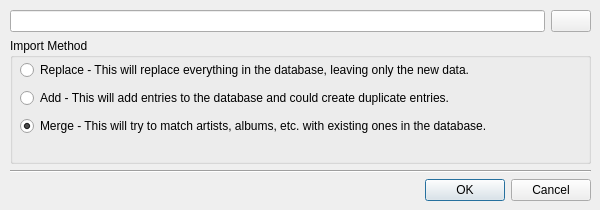
<ui version="4.0" >
 <class>UtopiaDBImportOptions</class>
 <widget class="QWidget" name="UtopiaDBImportOptions" >
  <property name="geometry" >
   <rect>
    <x>0</x>
    <y>0</y>
    <width>600</width>
    <height>210</height>
   </rect>
  </property>
  <property name="windowTitle" >
   <string>UtopiaDB XML Import Options</string>
  </property>
  <widget class="QWidget" name="" >
   <property name="geometry" >
    <rect>
     <x>10</x>
     <y>10</y>
     <width>581</width>
     <height>191</height>
    </rect>
   </property>
   <layout class="QVBoxLayout" >
    <property name="margin" >
     <number>0</number>
    </property>
    <property name="spacing" >
     <number>6</number>
    </property>
    <item>
     <layout class="QHBoxLayout" >
      <property name="margin" >
       <number>0</number>
      </property>
      <property name="spacing" >
       <number>6</number>
      </property>
      <item>
       <widget class="QLineEdit" name="FilePathEdit" />
      </item>
      <item>
       <widget class="QPushButton" name="FileBrowseButton" />
      </item>
     </layout>
    </item>
    <item>
     <widget class="QGroupBox" name="ImportMethodBox" >
      <property name="title" >
       <string>Import Method</string>
      </property>
      <widget class="QWidget" name="" >
       <property name="geometry" >
        <rect>
         <x>10</x>
         <y>20</y>
         <width>554</width>
         <height>83</height>
        </rect>
       </property>
       <layout class="QVBoxLayout" >
        <property name="margin" >
         <number>0</number>
        </property>
        <property name="spacing" >
         <number>6</number>
        </property>
        <item>
         <widget class="QRadioButton" name="ReplaceRadio" >
          <property name="text" >
           <string>Replace - This will replace everything in the database, leaving only the new data.</string>
          </property>
         </widget>
        </item>
        <item>
         <widget class="QRadioButton" name="AddRadio" >
          <property name="text" >
           <string>Add - This will add entries to the database and could create duplicate entries.</string>
          </property>
         </widget>
        </item>
        <item>
         <widget class="QRadioButton" name="MergeRadio" >
          <property name="text" >
           <string>Merge - This will try to match artists, albums, etc. with existing ones in the database.</string>
          </property>
          <property name="checked" >
           <bool>true</bool>
          </property>
         </widget>
        </item>
       </layout>
      </widget>
     </widget>
    </item>
    <item>
     <widget class="Line" name="line" >
      <property name="orientation" >
       <enum>Qt::Horizontal</enum>
      </property>
     </widget>
    </item>
    <item>
     <widget class="QDialogButtonBox" name="ButtonBox" >
      <property name="orientation" >
       <enum>Qt::Horizontal</enum>
      </property>
      <property name="standardButtons" >
       <set>QDialogButtonBox::Cancel|QDialogButtonBox::NoButton|QDialogButtonBox::Ok</set>
      </property>
     </widget>
    </item>
   </layout>
  </widget>
 </widget>
 <resources/>
 <connections/>
</ui>
